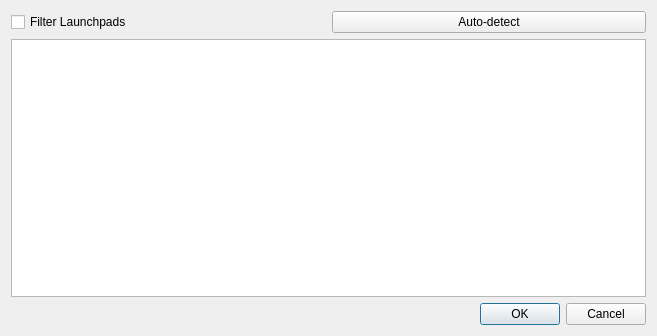
<?xml version="1.0" encoding="UTF-8"?>
<ui version="4.0">
 <class>Dialog</class>
 <widget class="QDialog" name="Dialog">
  <property name="geometry">
   <rect>
    <x>0</x>
    <y>0</y>
    <width>657</width>
    <height>336</height>
   </rect>
  </property>
  <property name="sizePolicy">
   <sizepolicy hsizetype="MinimumExpanding" vsizetype="Expanding">
    <horstretch>1</horstretch>
    <verstretch>1</verstretch>
   </sizepolicy>
  </property>
  <property name="windowTitle">
   <string>Connect Serial RTLS Nodes</string>
  </property>
  <property name="windowIcon">
   <iconset resource="rtls_agent.qrc">
    <normaloff>:/main/ti.png</normaloff>:/main/ti.png</iconset>
  </property>
  <layout class="QVBoxLayout" name="verticalLayout">
   <item>
    <layout class="QHBoxLayout" name="horizontalLayout">
     <item>
      <widget class="QCheckBox" name="chkFilter">
       <property name="whatsThis">
        <string>Whether to filter the serial ports based on XDS110 being in the description</string>
       </property>
       <property name="text">
        <string>Filter Launchpads</string>
       </property>
      </widget>
     </item>
     <item>
      <widget class="QPushButton" name="btnDetect">
       <property name="whatsThis">
        <string>Connect to each serial port and send IDENTIFY command</string>
       </property>
       <property name="text">
        <string>Auto-detect</string>
       </property>
      </widget>
     </item>
    </layout>
   </item>
   <item>
    <widget class="QTreeView" name="viewDevices">
     <property name="whatsThis">
      <string>List of serial ports</string>
     </property>
     <property name="indentation">
      <number>0</number>
     </property>
     <property name="uniformRowHeights">
      <bool>true</bool>
     </property>
     <property name="itemsExpandable">
      <bool>false</bool>
     </property>
    </widget>
   </item>
   <item>
    <widget class="QDialogButtonBox" name="buttonBox">
     <property name="orientation">
      <enum>Qt::Horizontal</enum>
     </property>
     <property name="standardButtons">
      <set>QDialogButtonBox::Cancel|QDialogButtonBox::Ok</set>
     </property>
    </widget>
   </item>
  </layout>
 </widget>
 <resources>
  <include location="rtls_agent.qrc"/>
 </resources>
 <connections>
  <connection>
   <sender>buttonBox</sender>
   <signal>accepted()</signal>
   <receiver>Dialog</receiver>
   <slot>accept()</slot>
   <hints>
    <hint type="sourcelabel">
     <x>248</x>
     <y>254</y>
    </hint>
    <hint type="destinationlabel">
     <x>157</x>
     <y>274</y>
    </hint>
   </hints>
  </connection>
  <connection>
   <sender>buttonBox</sender>
   <signal>rejected()</signal>
   <receiver>Dialog</receiver>
   <slot>reject()</slot>
   <hints>
    <hint type="sourcelabel">
     <x>316</x>
     <y>260</y>
    </hint>
    <hint type="destinationlabel">
     <x>286</x>
     <y>274</y>
    </hint>
   </hints>
  </connection>
 </connections>
</ui>
